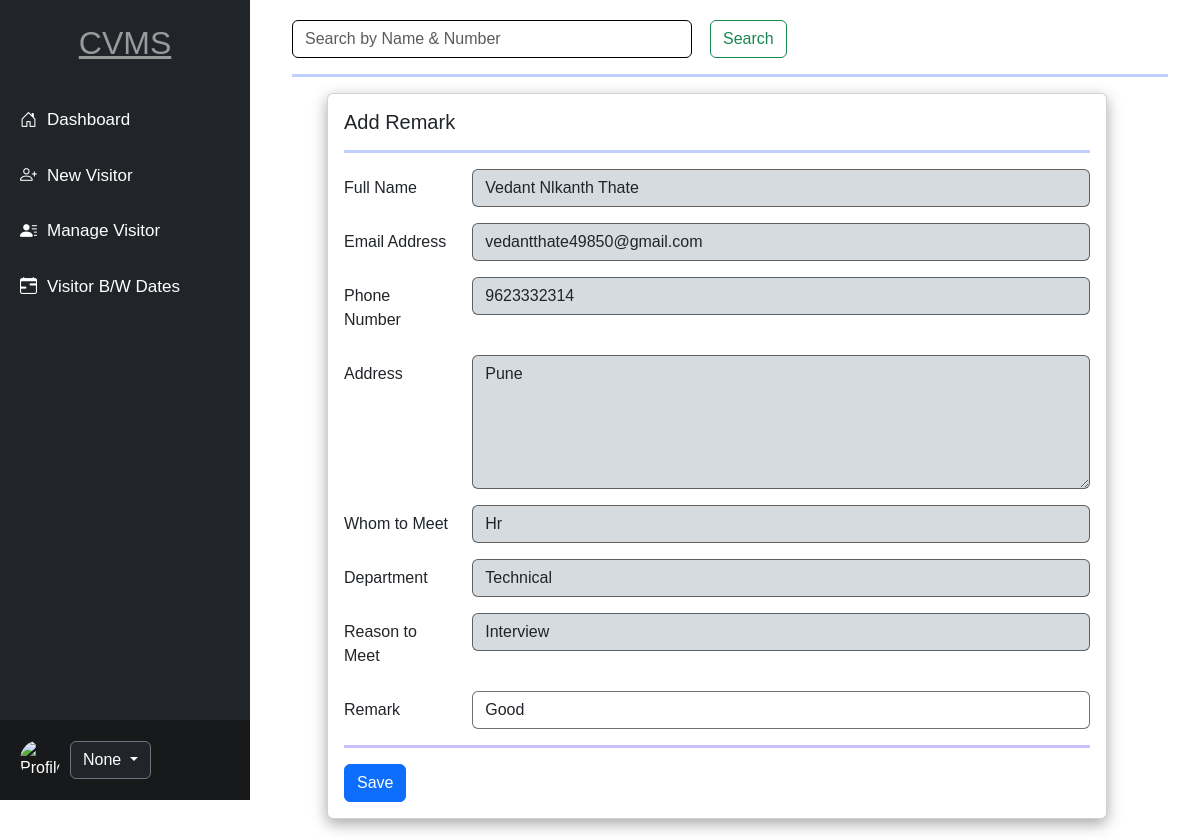
Page /updatevisiter/10 on the committed database.
### app/models.py (models this page shows, shortened)
class Add_new_visiter(models.Model):
    id = models.AutoField(primary_key=True)
    fullname = models.CharField(max_length=100)
    email = models.EmailField()
    phonenum = models.CharField(max_length=15)
    address = models.TextField()
    whomtomeet = models.CharField(max_length=100)
    department = models.CharField(max_length=100)
    reasontomeet = models.CharField(max_length=255)
    date = models.DateField(auto_now_add=True)
    remark = models.CharField(max_length=20,default='')

### app/views.py (the view, shortened to what this page needs)
# urls.py: path('updatevisiter/<int:id>',views.Update_visiter,name="updatevisiter"),
def Update_visiter(request,id):
    username = request.session.get('username')
    update = Add_new_visiter.objects.get(id=id)
    para={
        'id': id,
        'fullname':update.fullname,
        'email':update.email,
        'phonenum':update.phonenum,
        'address':update.address,
        'whomtomeet':update.whomtomeet,
        'department':update.department,
        'reasontomeet':update.reasontomeet,
        'remark':update.remark,
        'username': username,
        }
    return render(request,'update_visiter.html',para)

### app/templates/update_visiter.html (shortened to what this page needs)
<!DOCTYPE html>
<html lang="en">
<head>
    <link href="https://cdn.jsdelivr.net/npm/bootstrap@5.3.0-alpha1/dist/css/bootstrap.min.css" rel="stylesheet">
    <link href="https://cdnjs.cloudflare.com/ajax/libs/bootstrap-icons/1.5.0/font/bootstrap-icons.min.css"
        rel="stylesheet">
</head>
<body>
    <div class="container-fluid">
        <div class="sidebar">
            <div>
                <h2 class="mt-1">CVMS</h2>
                <a href="/dashboard"><i class="bi bi-house-door"></i>Dashboard</a>
                <a href="/newvisiter"><i class="bi bi-person-plus"></i>New Visitor</a>
                <a href="/managevisiter"><i class="bi bi-person-lines-fill"></i>Manage Visitor</a>
                <a href="/visitbydate"><i class="bi bi-calendar-range"></i>Visitor B/W Dates</a>
            </div>
            <div class="profile-section">
                <img src="https://encrypted-tbn0.gstatic.com/images?q=tbn:ANd9GcTpvAh_S9v0U8Sy7IK76J4PMEATaqYuc8j_lQ&s"
                    alt="Profile Image">
                <div class="dropdown">
                    <button class="btn btn-secondary dropdown-toggle bg-dark" type="button" id="dropdownMenuButton"
                        data-bs-toggle="dropdown" aria-expanded="false">
                        {{ username }}
                    </button>
                </div>
            </div>
        </div>
        <div class="content">
            <div class="search-bar mb-1">
                <form class="d-flex">
                    <input class="form-control me-2" type="search" placeholder="Search by Name & Number" aria-label="Search">
                    <button class="btn btn-outline-success" type="submit">Search</button>
                </form>
            </div>
            <hr class="my-3" style="border-top: 3px solid rgb(0, 68, 255);">
            <div class="card" style="width: 89%; height:auto; left:35px;">
                <div class="card-body">
                    <h5 class="card-title">Add Remark</h5>
                    <hr class="my-3" style="border-top: 3px solid rgb(0, 68, 255);">
                    <div class="for-part">
                        <form action="/updatevisiter/{{ id }}" method="post">
                            <div class="form-group row mb-3">
                                <label for="fullname" class="col-sm-2 col-form-label">Full Name</label>
                                <div class="col-sm-10">
                                    <input type="text" class="form-control"
                                        style="border:1px solid rgba(0, 0, 0, 0.562); cursor:pointer; background:#d6dbdf;" value="{{ fullname }}" name="fullname" id="fullname"
                                        placeholder="Full Name" autocomplete="off_fullname" required readonly>
                                </div>
                            </div>
                            <div class="form-group row mb-3">
                                <label for="email" class="col-sm-2 col-form-label">Email Address</label>
                                <div class="col-sm-10">
                                    <input type="email" class="form-control"
                                        style="border:1px solid rgba(0, 0, 0, 0.562); cursor:pointer; background:#d6dbdf;" value="{{ email }}" name="email" id="Email"
                                        placeholder="Email" autocomplete="off" required readonly>
                                </div>
                            </div>
                            <div class="form-group row mb-3">
                                <label for="phonenum" class="col-sm-2 col-form-label">Phone Number</label>
                                <div class="col-sm-10">
                                    <input type="text" class="form-control"
                                        style="border:1px solid rgba(0, 0, 0, 0.562); cursor:pointer; background:#d6dbdf;" value="{{ phonenum }}" name="phonenum" id="phonenum"
                                        placeholder="Phone Number" autocomplete="off_phonenum" required readonly>
                                </div>
                            </div>
                            <div class="form-group row mb-3">
                                <label for="address" class="col-sm-2 col-form-label">Address</label>
                                <div class="col-sm-10">
                                    <textarea class="form-control" name="address"
                                        style="border:1px solid rgba(0, 0, 0, 0.562); cursor:pointer; background:#d6dbdf;" id="address" rows="5" cols="2"
                                        placeholder="Enter Visiter Address" autocomplete="off_address"
                                        required readonly>{{ address }}</textarea>
                                </div>
                            </div>
                            <div class="form-group row mb-3">
                                <label for="whomtomeet" class="col-sm-2 col-form-label">Whom to Meet</label>
                                <div class="col-sm-10">
                                    <input type="text" class="form-control"
                                        style="border:1px solid rgba(0, 0, 0, 0.562); cursor:pointer; background:#d6dbdf;" value="{{ whomtomeet }}" name="whomtomeet" id="whomtomeet"
                                        placeholder="Whom to Meet" autocomplete="off" required readonly>
                                </div>
                            </div>
                            <div class="form-group row mb-3">
                                <label for="department" class="col-sm-2 col-form-label">Department</label>
                                <div class="col-sm-10">
                                    <input type="text" class="form-control"
                                        style="border:1px solid rgba(0, 0, 0, 0.562); cursor:pointer; background:#d6dbdf;" value="{{ department }}" name="department" id="department"
                                        placeholder="Department" autocomplete="off" required readonly>
                                </div>
                            </div>
                            <div class="form-group row mb-3">
                                <label for="reasontomeet" class="col-sm-2 col-form-label">Reason to Meet</label>
                                <div class="col-sm-10">
                                    <input type="text" class="form-control"
                                        style="border:1px solid rgba(0, 0, 0, 0.562); cursor:pointer; background:#d6dbdf;" value="{{ reasontomeet }}" name="reasontomeet"
                                        id="reasontomeet" placeholder="Reason to Meet" autocomplete="off" required readonly>
                                </div>
                            </div>
                            <div class="form-group row mb-3">
                                <label for="remark" class="col-sm-2 col-form-label">Remark</label>
                                <div class="col-sm-10">
                                    <input type="text" class="form-control"
                                        style="border:1px solid rgba(0, 0, 0, 0.562);" value="{{ remark }}" name="remark"
                                        id="remark" placeholder="Remark" autocomplete="off" required>
                                </div>
                            </div>
                            <hr class="my-3" style="border-top: 3px solid rgb(38, 0, 255);">
                            <button type="submit" class="btn btn-primary">Save</button>
                        </form>
                    </div>
                </div>
            </div>
        </div>
    </div>
</body>
</html>

### app/templates/update_visiter.html (style rules this page uses)
body { font-family: Arial, sans-serif; margin: 0; }
.sidebar { height: 100vh; width: 250px; position: fixed; top: 0; left: 0; background-color: #212529; color: white; padding-top: 20px; display: flex; flex-direction: column; justify-content: space-between; }
.sidebar a { color: white; padding: 15px 20px; text-decoration: none; font-size: 17px; display: flex; align-items: center; }
.sidebar a i { margin-right: 10px; }
.sidebar .profile-section { padding: 20px; display: flex; align-items: center; background-color: #18191a; position: relative; }
.sidebar .profile-section img { border-radius: 50%; width: 40px; height: 40px; margin-right: 10px; }
.sidebar h2 { text-align: center; text-decoration: underline; margin-bottom: 30px; color: rgba(255, 255, 255, 0.538); }
.content { margin-left: 260px; padding: 20px; }
.search-bar input { width: 400px; border: 1px solid black; }
.search-bar button { margin-left: 10px; }
.card { box-shadow: rgba(0, 0, 0, 0.35) 0px 5px 15px; }

### rows in the picture
Add_new_visiter: fullname "Vedant Nlkanth Thate", email "vedantthate49850@gmail.com", phonenum "9623332314", address "Pune", whomtomeet "Hr", department "Technical", reasontomeet "Interview", remark "Good"

### other values in the picture
{{ username }} "None"
